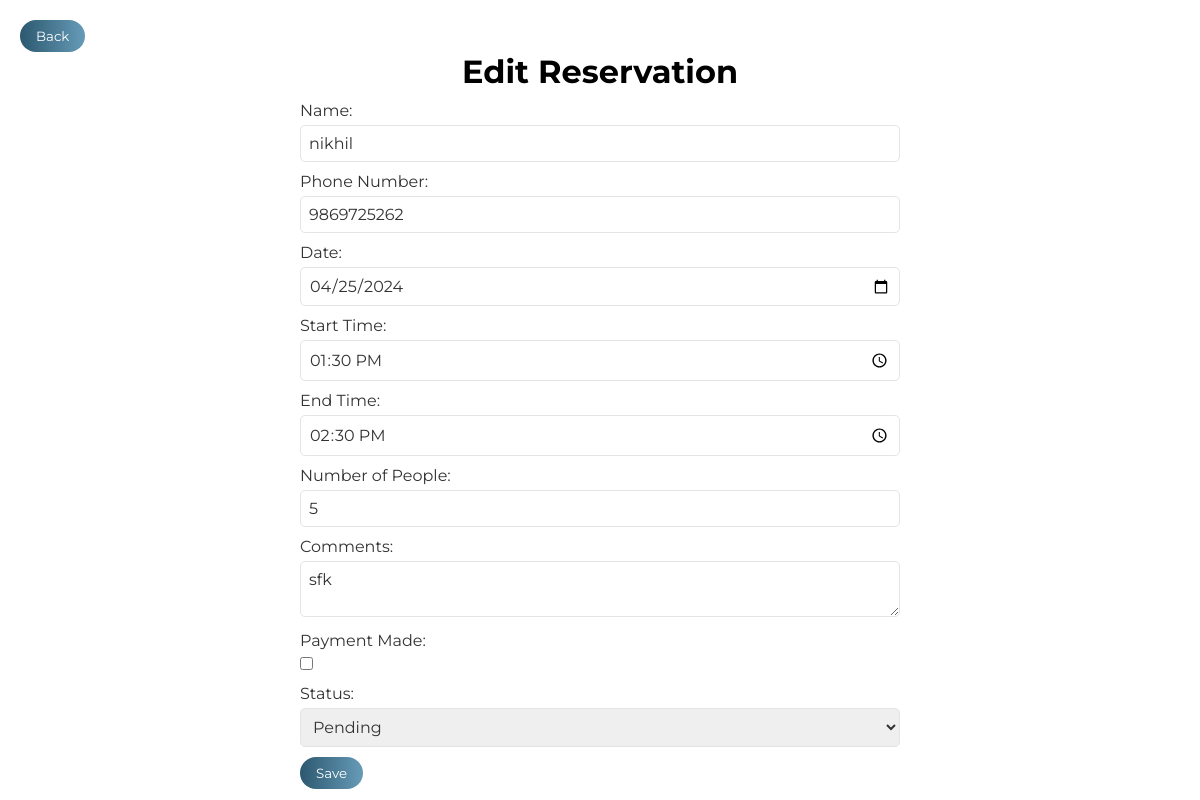
Before: /edit_reservation_user/7/ with the older database file.
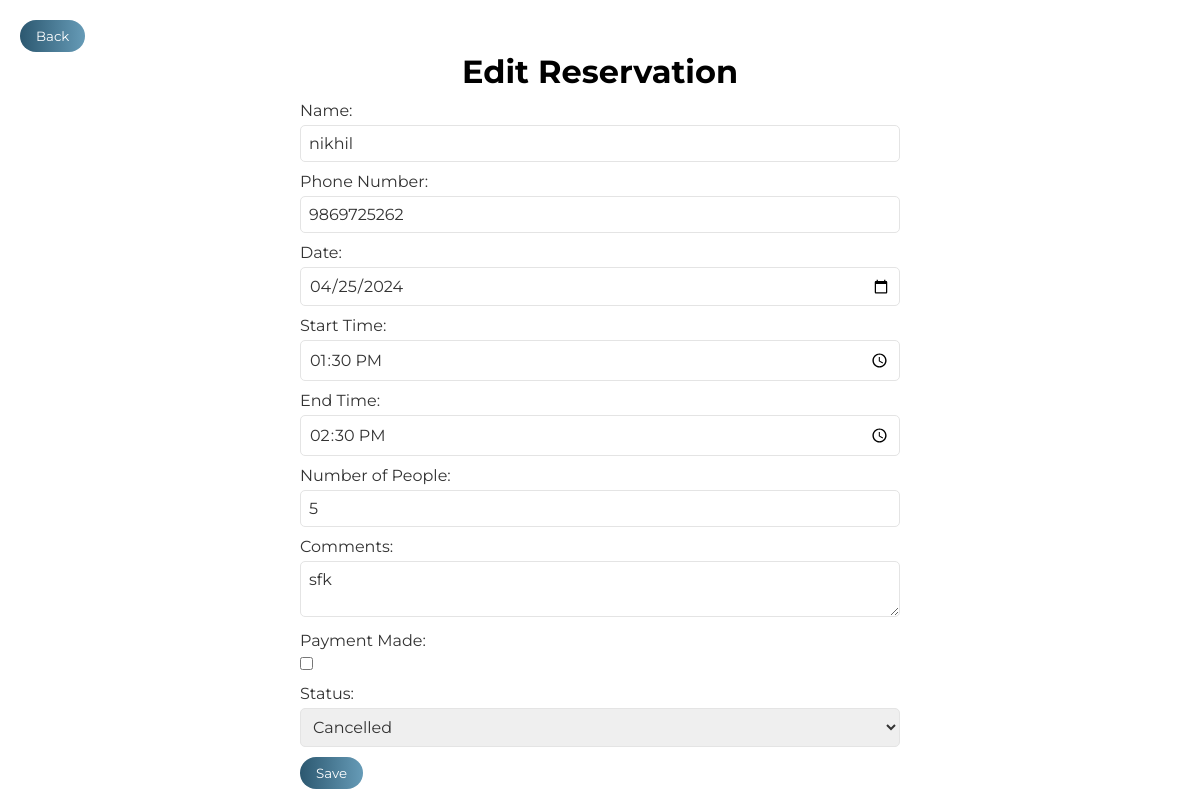
After: the same page with the newer database file.
### OneByteFood/models.py (models this page shows)
class Reservation(models.Model):
    id = models.AutoField(primary_key=True)
    name = models.CharField(max_length=100)
    phone = models.CharField(max_length=20)
    date = models.DateField()
    start_time = models.TimeField()
    end_time = models.TimeField()
    num_people = models.IntegerField()
    comments = models.TextField()
    payment_made = models.BooleanField(default=False)
    status = models.CharField(max_length=50, default='pending')

### OneByteFood/views.py (the view)
# urls.py: path('edit_reservation_user/<int:reservation_id>/', onebytefood_views.edit_reservation_user, name='edit_reservation_user'),
def edit_reservation_user(request, reservation_id):
    reservation = get_object_or_404(Reservation, pk=reservation_id)
    return render(request, 'edit_res_user.html', {'reservation': reservation})

### templates/edit_res_user.html (shortened to what this page needs)
<!DOCTYPE html>
<html lang="en">
    <head>
        <link rel="stylesheet" href="/static/css/user_edit.css">
    </head>
    <body>
        <a href="http://127.0.0.1:8000/reservation/user_reservation_history/"><button class="Back-Btn"> Back </button></a>
        <h1 class="h1">Edit Reservation</h1>
        <form class="form" method="POST" action="{% url 'update_reservation_user' %}">
            <label for="name">Name:</label>
            <input type="text" id="name" name="name" value="{{ reservation.name }}" required>
            <label for="phone">Phone Number:</label>
            <input type="tel" id="phone" name="phone" value="{{ reservation.phone }}" required>
            <label for="date">Date:</label>
            <input type="date" id="date" name="date" value="{{ reservation.date|date:'Y-m-d' }}" required>
            <label for="start_time">Start Time:</label>
            <input type="time" id="start_time" name="start_time" value="{{ reservation.start_time|time:'H:i' }}" required>
            <label for="end_time">End Time:</label>
            <input type="time" id="end_time" name="end_time" value="{{ reservation.end_time|time:'H:i' }}" required>
            <label for="num_people">Number of People:</label>
            <input type="number" id="num_people" name="num_people" value="{{ reservation.num_people }}" required>
            <label for="comments">Comments:</label>
            <textarea id="comments" name="comments">{{ reservation.comments }}</textarea>
            <div class="payment">
                <label for="payment_made">Payment Made:</label>
                <input type="checkbox" id="payment_made" name="payment_made" {% if reservation.payment_made %} checked {% endif %}>
            </div>
            <label for="status">Status:</label>
            <select id="status" name="status" required>
                <option value="pending" {% if reservation.status == 'pending' %} selected {% endif %}>Pending</option>
                <option value="cancelled" {% if reservation.status == 'cancelled' %} selected {% endif %}>Cancelled</option>
            </select>
            <button type="submit">Save</button>
        </form>
    </body>
</html>

Changed rows visible on the page:
changed Reservation "nikhil": status "Pending" → "Cancelled"
